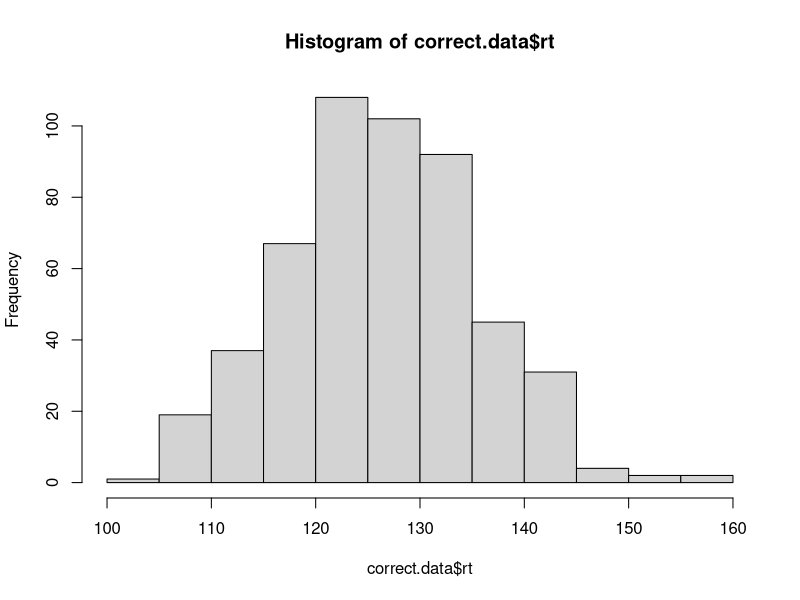
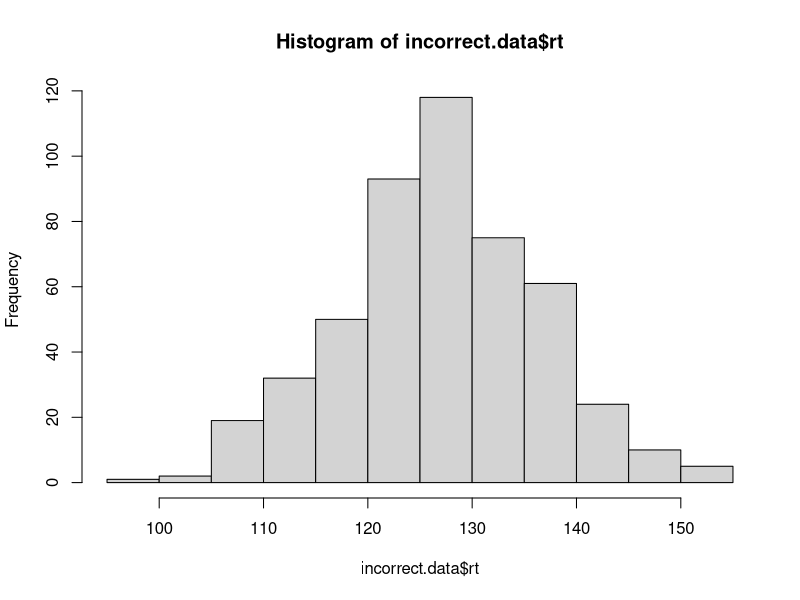

These charts were generated, in order, by the following R code:
# implement the model by filling in the function below
# the model should return a data frame with two columns: correct and rt
# the correct column should be TRUE or FALSE, and rt should contain the
# number of steps it took to reach the criterion.

# note that the function takes four arguments:
# samples is the number of samples to draw from the model
# rate.1 is the evidence accumulation rate for the correct response (default value is 40)
# rate.2 is the evidence accumulation rate for the incorrect response (default value is 40)
# criterion is the threshold for a response (default value is 3)

# one oddity: note that higher values for rate.1 and rate.2 will actually produce slower RTs.
# this is because the rate parameter is controlling the rate of decay of the exponential distribution,
# so faster rates mean that less evidence is likely to accumulate on each step. we could make
# these parameters more intuitive by taking 1/rate.1 and 1/rate.2 as the values to rexp().
?rexp
accumulator.model <- function(samples, rate.1=40, rate.2=40, criterion=3){
  accuracy.array <- rep(0,samples)
  rt.array <- rep(0,samples)
  for (i in 1:samples){
    evidence.1 <- 0
    evidence.2 <- 0
    nsteps <-0
    accuracy.array[i] <- FALSE
    while((evidence.1<criterion)||(evidence.2<criterion)){
      evidence.1 <- evidence.1 + rexp(1,rate.1)
      evidence.2 <- evidence.2 + rexp(1,rate.2)
      nsteps <- nsteps+1
    }
    if((evidence.1>=criterion)&&(evidence.2<evidence.1)){accuracy.array[i]=TRUE}
    rt.array[i]=nsteps
  }
  output <- data.frame(
    correct = accuracy.array,
    rt = rt.array
  )
  return(output)
}

# test the model ####

# if the model is working correctly, then the line below should generate a data frame with 
# 1000 samples and about half of the samples should be correct. the average rt will probably
# be around 112, but might vary from that by a bit.

initial.test <- accumulator.model(1000)
sum(initial.test$correct) / length(initial.test$correct) # should be close to 0.5
mean(initial.test$rt) # should be about 112

# visualize the RT distributions ####

# we can use dplyr to filter the data and visualize the correct and incorrect RT distributions

library(dplyr)

correct.data <- initial.test %>% filter(correct==TRUE)
incorrect.data <- initial.test %>% filter(correct==FALSE)

hist(correct.data$rt)
hist(incorrect.data$rt)
